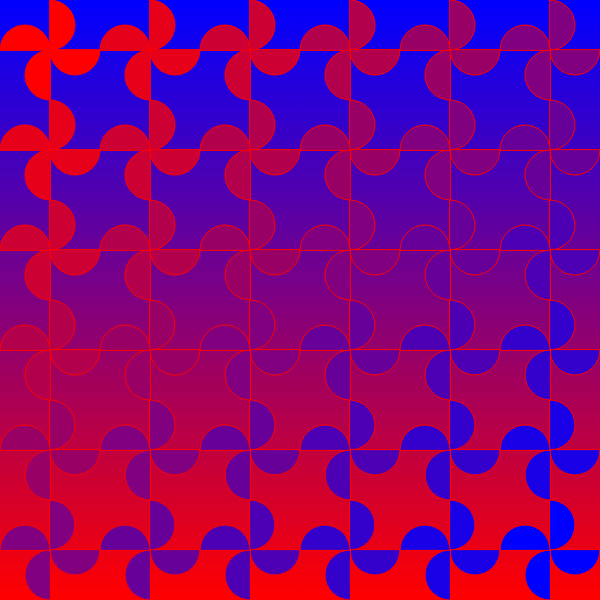
Frame 1 (no input)
Frame 2 (the mouse pressed at the canvas centre, redrawn once): identical to frame 1, image omitted

The p5.js sketch that drew this single still picture (run headless with seeded random() and noise() and a simulated clock; the mouse was pressed at the canvas centre and the sketch redrawn once):

// p5.js sketch
// ── sketch.js
let r=50;
let x=25;


function setup() {
  createCanvas(600, 600);
   topLeftColor = color(255, 0, 0);
   bottomRightColor = color(0, 0, 255); 
   
  backColor1 = color (0, 0, 255);
  backColor2 = color (255, 0, 0);
  
 noLoop(); 
}

function draw() {
  
   for (let y = 0; y < height; y++) {
    let interFactor = y / height; 
    let backgroundColor = lerpColor(backColor1, backColor2, interFactor);
    stroke(backgroundColor);  
    fill(backgroundColor);
    rect(0, y, width, 1);  
  }
  
  for (let i = 0; i < 6; i++) { 
    for (let j = 0; j < 6; j++) { 
      let offsetX = i * 100; 
      let offsetY = j * 100; 
      
      let interFactor = (i + j) / 10;
      let currentColor = lerpColor(topLeftColor, bottomRightColor, interFactor);
      
  fill(currentColor);     
  arc(50+offsetX, 25+offsetY,  r,  r, PI*3/2, PI/2, CHORD);//top arc
  fill(currentColor); 
  arc(75+offsetX, 50+offsetY,  r,  r, 0, PI, CHORD);// right arc
  fill(currentColor); 
  arc(50+offsetX, 75+offsetY,  r,  r, PI/2, PI*3/2, CHORD);//bottom arc
  fill(currentColor); 
  arc(25+offsetX, 50+offsetY,  r,  r, PI, 0, CHORD);//left arc
    }
}
  
}
